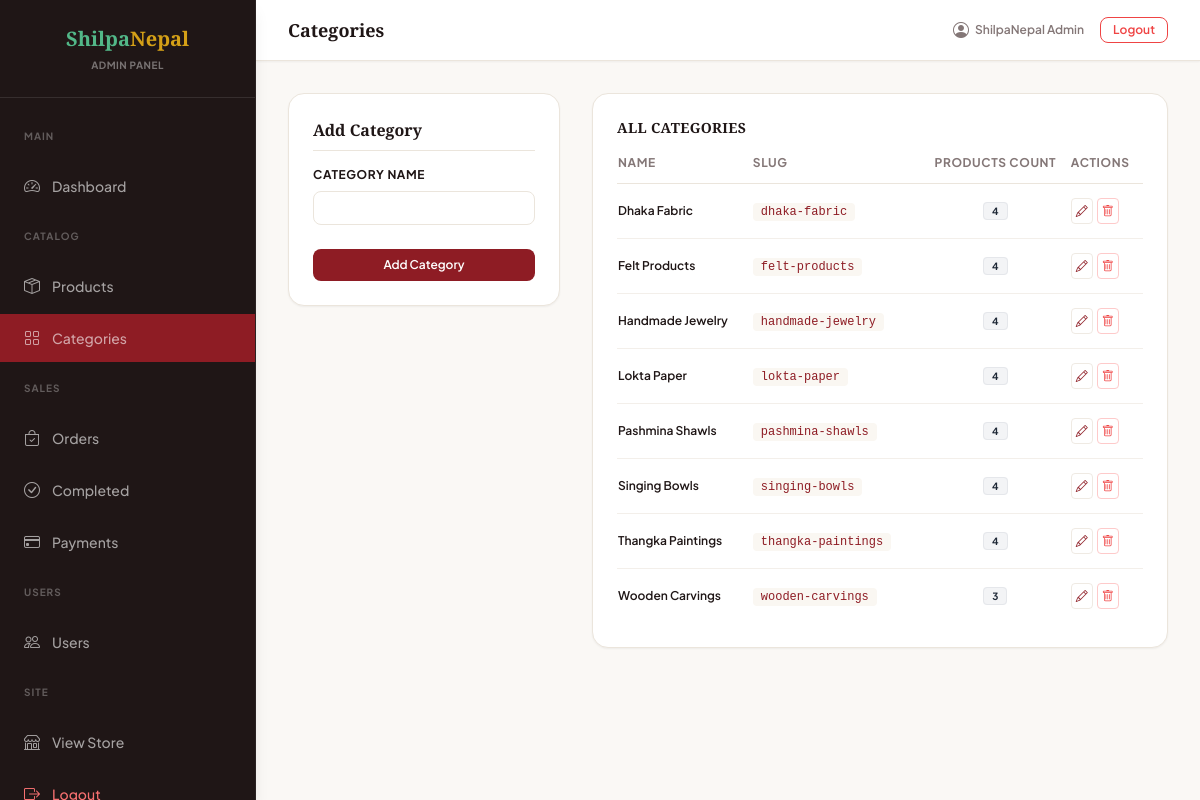
Screenshot of /admin/categories.php (signed in) with the database file from the repository.
### tables this page shows
CREATE TABLE categories (
    id INT AUTO_INCREMENT PRIMARY KEY, name VARCHAR(100) NOT NULL,
    slug VARCHAR(100) NOT NULL UNIQUE, created_at TIMESTAMP DEFAULT CURRENT_TIMESTAMP
);

### admin/categories.php (the view, shortened to what this page needs)
<?php
require_once '../includes/db.php';
$editCat = null;
$cats = $conn->query("SELECT c.*,COUNT(p.id) as product_count FROM categories c LEFT JOIN products p ON p.category_id=c.id GROUP BY c.id ORDER BY c.name");
?>
<!DOCTYPE html>
<html lang="en">
<head>
    <link rel="stylesheet" href="https://cdn.jsdelivr.net/npm/bootstrap-icons@1.11.0/font/bootstrap-icons.css">
    <link rel="stylesheet" href="<?= SITE_URL ?>/assets/css/style.css">
    <script src="https://cdn.tailwindcss.com"></script>
</head>
<body class="bg-[#FAF8F5] text-dark font-sans antialiased">
<?php include '../includes/admin_sidebar.php'; ?>
<div class="ml-64 min-h-screen flex flex-col">
<?php include '../includes/admin_topbar.php'; ?>
<div class="p-8 space-y-6 flex-grow">
    <div class="grid grid-cols-1 lg:grid-cols-12 gap-8">
        <div class="lg:col-span-4">
            <div class="bg-white border border-border rounded-2xl p-6 shadow-sm">
                <h5 class="font-playfair text-base font-bold text-dark mb-4 border-b border-border pb-2"><?= $editCat ? 'Edit Category' : 'Add Category' ?></h5>
                <form method="POST" class="space-y-4">
                    <div>
                        <label class="block text-xs font-bold text-dark uppercase tracking-wider mb-2">Category Name</label>
                        <input type="text" name="name" class="w-full px-3 py-2 text-xs border border-border rounded-lg bg-white focus:outline-none focus:border-primary" required value="<?= htmlspecialchars($editCat['name']??'') ?>">
                    </div>
                    <div class="flex gap-3 pt-2">
                        <button type="submit" class="flex-grow py-2 px-4 bg-primary hover:bg-primary-dark text-white rounded-lg font-semibold text-xs transition duration-300"><?= $editCat?'Update':'Add Category' ?></button>
                    </div>
                </form>
            </div>
        </div>
        <div class="lg:col-span-8">
            <div class="bg-white border border-border rounded-2xl p-6 shadow-sm">
                <h6 class="font-bold text-dark text-sm tracking-wide uppercase mb-4">All Categories</h6>
                <div class="overflow-x-auto">
                    <table class="w-full text-left border-collapse align-middle">
                        <thead>
                            <tr class="border-b border-border text-xs font-bold text-muted uppercase tracking-wider">
                                <th class="pb-3">Name</th>
                                <th class="pb-3">Slug</th>
                                <th class="pb-3 text-center">Products Count</th>
                                <th class="pb-3">Actions</th>
                            </tr>
                        </thead>
                        <tbody class="divide-y divide-border/60 text-xs font-medium text-dark/95">
                        <?php while ($cat=$cats->fetch_assoc()): ?>
                        <tr class="hover:bg-cream/10 transition">
                            <td class="py-3.5 font-semibold text-dark"><?= htmlspecialchars($cat['name']) ?></td>
                            <td class="py-3.5"><code class="text-xs text-primary font-mono bg-cream px-2 py-0.5 rounded"><?= $cat['slug'] ?></code></td>
                            <td class="py-3.5 text-center"><span class="bg-gray-150 bg-gray-100 border border-gray-200 text-gray-800 text-[10px] font-bold px-2 py-0.5 rounded"><?= $cat['product_count'] ?></span></td>
                            <td class="py-3.5">
                                <div class="flex gap-1">
                                    <a href="categories.php?edit=<?= $cat['id'] ?>" class="p-1 text-primary hover:bg-cream border border-border/80 rounded transition"><i class="bi bi-pencil"></i></a>
                                    <a href="categories.php?delete=<?= $cat['id'] ?>" class="p-1 text-red-500 hover:bg-red-50 border border-red-200 rounded transition" onclick="return confirm('Delete this category?')"><i class="bi bi-trash"></i></a>
                                </div>
                            </td>
                        </tr>
                        <?php endwhile; ?>
                        </tbody>
                    </table>
                </div>
            </div>
        </div>
    </div>
</div>
</div>
</body>
</html>

### assets/css/style.css (style rules this page uses)
body { font-family: 'Plus Jakarta Sans', sans-serif; }
h1, h2, h3, h4, h5, h6 { font-family: 'Playfair Display', serif; }

### rows the page displays
categories: name "Dhaka Fabric", slug "dhaka-fabric", product_count "4"
categories: name "Felt Products", slug "felt-products", product_count "4"
categories: name "Handmade Jewelry", slug "handmade-jewelry", product_count "4"
categories: name "Lokta Paper", slug "lokta-paper", product_count "4"
categories: name "Pashmina Shawls", slug "pashmina-shawls", product_count "4"
categories: name "Singing Bowls", slug "singing-bowls", product_count "4"
categories: name "Thangka Paintings", slug "thangka-paintings", product_count "4"
categories: name "Wooden Carvings", slug "wooden-carvings", product_count "3"

### other values shown
$pageTitle "Categories"
$_SESSION['full_name'] "ShilpaNepal Admin"
